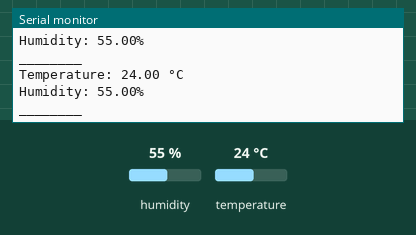
Simulated run of this sketch. Board: Arduino Uno, built with avr-gcc and run on an emulated ATmega328P. Shown: the last lines printed to the serial monitor. Inputs (shaded band) come from the test bench; at power-on: humidity 55 %, temperature 24 °C.

Above: at 2.9 s.
3.0 s: humidity set to 22 %
At 4.9 s:
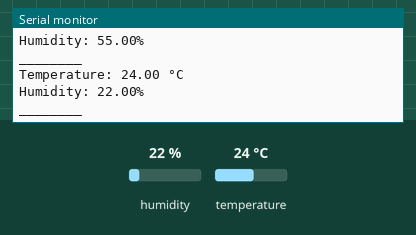
9.2 s: temperature set to 12 °C
At 11.2 s:
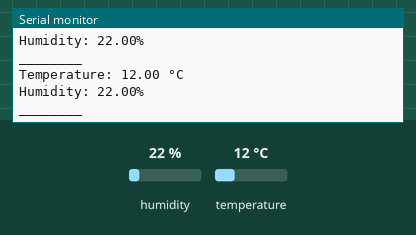
12.1 s: humidity set to 40 %
At 13.3 s:
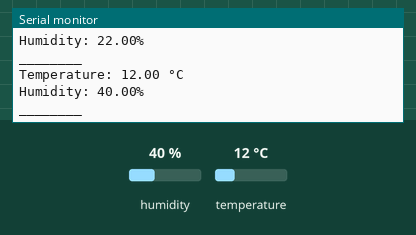
Timing chart, 0 to 15.1 s (numbered marks = the images above; inputs shaded):
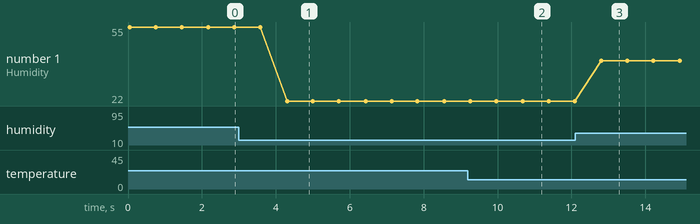

Measured:
- after the input at 3.0 s, the serial monitor: prints a new line after 1.3 s (image 1)
- after the input at 9.2 s, the serial monitor: prints a new line after 1.5 s (image 2)
- after the input at 12.1 s, the serial monitor: prints a new line after 0.71 s (image 3)
- plotted number 1: 55 → 22 after the input at 3.0 s, 22 → 40 after the input at 12.1 s

The sketch:

code.ino
```cpp
#include <DHT.h>
#include <DHT_U.h>

DHT DH(2, DHT11);

void setup() {
  Serial.begin(9600);
  DH.begin();
}

void loop() {
  float temp, hum;

  temp = DH.readTemperature();
  hum = DH.readHumidity();
  Serial.print("\nTemperature: ");
  Serial.print(temp);
  Serial.println(" °C");
  Serial.print("Humidity: ");
  Serial.print(hum);
  Serial.println("%\n________");
  delay(700);
}
```
